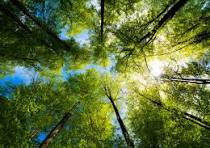
#> input picture Object Detection/img.jpeg, 210 x 148 px
$ python threshold.py
#> lines starting #> are read from the running program, lines starting #| are printed output that depends on the picture; after the words box and inside, x2 and y2 are one past the last pixel; in counts of white or black regions, pixels touching at a corner belong together
import cv2

img = cv2.imread('img.jpeg')
#> img is the input picture: shape (148, 210, 3); mean B, G, R 56.1, 109.3, 92.1

grayscale = cv2.cvtColor(img,cv2.COLOR_BGR2GRAY)
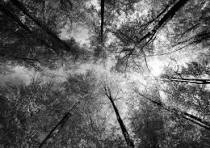
#> grayscale: shape (148, 210); min 0, max 255, mean 98.1

threshold = cv2.threshold(grayscale,100,255,cv2.THRESH_BINARY)[1]
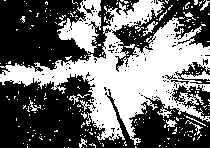
#> threshold: shape (148, 210); 42.1% white; 269 white regions (252 under 20 px), largest, box (x1, y1, x2, y2) and area: (0, 0, 210, 145) 10623, (57, 0, 101, 54) 1153, (143, 21, 158, 36) 76

cv2.imshow('original img.png',img)
cv2.imshow('grayimg.png',grayscale)
cv2.imshow('thresholdimg.png',threshold)

$ run again, with Face Recognition/datasets/Kavin/1.png saved as Object Detection/img.jpeg
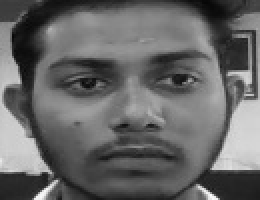
#> input picture Face Recognition/datasets/Kavin/1.png, 130 x 100 px (shown 2 times larger)
#> img is the input picture: shape (100, 130, 3); min 6, max 254, mean 102.7
#> `threshold = cv2.threshold(grayscale,100,255,cv2.THRESH_BINARY)[1]`:
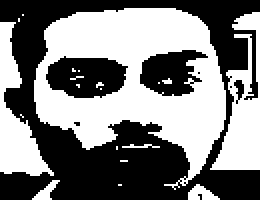
#> threshold: shape (100, 130) (shown 2 times larger); 49.7% white; 20 white regions (14 under 20 px), largest, box (x1, y1, x2, y2) and area: (17, 4, 113, 95) 4465, (105, 6, 130, 85) 959, (0, 11, 27, 88) 830, (94, 92, 110, 100) 76, (16, 90, 30, 100) 59, (61, 72, 80, 74) 23
